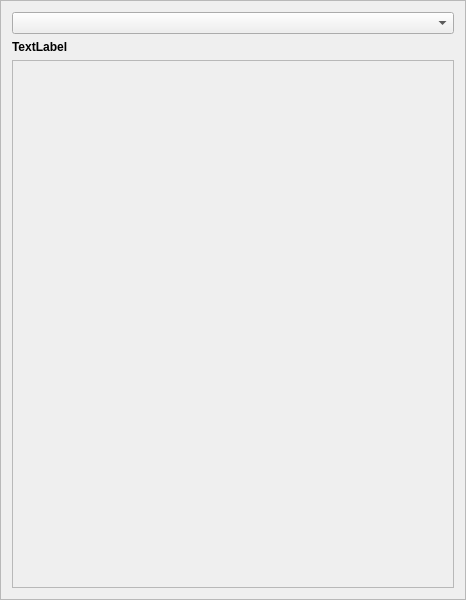
<?xml version="1.0" encoding="UTF-8"?>
<ui version="4.0">
 <class>QuickRefFrame</class>
 <widget class="QFrame" name="QuickRefFrame">
  <property name="geometry">
   <rect>
    <x>0</x>
    <y>0</y>
    <width>466</width>
    <height>600</height>
   </rect>
  </property>
  <property name="sizePolicy">
   <sizepolicy hsizetype="MinimumExpanding" vsizetype="Preferred">
    <horstretch>0</horstretch>
    <verstretch>0</verstretch>
   </sizepolicy>
  </property>
  <property name="windowTitle">
   <string>Frame</string>
  </property>
  <property name="styleSheet">
   <string notr="true">background-image: url(:/img/data/parchmentdark.png);</string>
  </property>
  <property name="frameShape">
   <enum>QFrame::StyledPanel</enum>
  </property>
  <property name="frameShadow">
   <enum>QFrame::Raised</enum>
  </property>
  <layout class="QVBoxLayout" name="verticalLayout">
   <item>
    <widget class="QComboBox" name="cmbQuickRef">
     <property name="insertPolicy">
      <enum>QComboBox::NoInsert</enum>
     </property>
    </widget>
   </item>
   <item>
    <widget class="QLabel" name="lblQuickRefSectionLimitation">
     <property name="font">
      <font>
       <weight>75</weight>
       <bold>true</bold>
      </font>
     </property>
     <property name="text">
      <string>TextLabel</string>
     </property>
    </widget>
   </item>
   <item>
    <widget class="QScrollArea" name="scrollQuickRef">
     <property name="sizePolicy">
      <sizepolicy hsizetype="MinimumExpanding" vsizetype="Expanding">
       <horstretch>0</horstretch>
       <verstretch>0</verstretch>
      </sizepolicy>
     </property>
     <property name="minimumSize">
      <size>
       <width>350</width>
       <height>0</height>
      </size>
     </property>
     <property name="horizontalScrollBarPolicy">
      <enum>Qt::ScrollBarAlwaysOff</enum>
     </property>
     <property name="sizeAdjustPolicy">
      <enum>QAbstractScrollArea::AdjustToContents</enum>
     </property>
     <property name="widgetResizable">
      <bool>true</bool>
     </property>
     <widget class="QWidget" name="scrollQuickRefWidgetContents">
      <property name="geometry">
       <rect>
        <x>0</x>
        <y>0</y>
        <width>440</width>
        <height>524</height>
       </rect>
      </property>
      <property name="sizePolicy">
       <sizepolicy hsizetype="MinimumExpanding" vsizetype="Expanding">
        <horstretch>0</horstretch>
        <verstretch>0</verstretch>
       </sizepolicy>
      </property>
     </widget>
    </widget>
   </item>
  </layout>
 </widget>
 <resources/>
 <connections/>
</ui>
